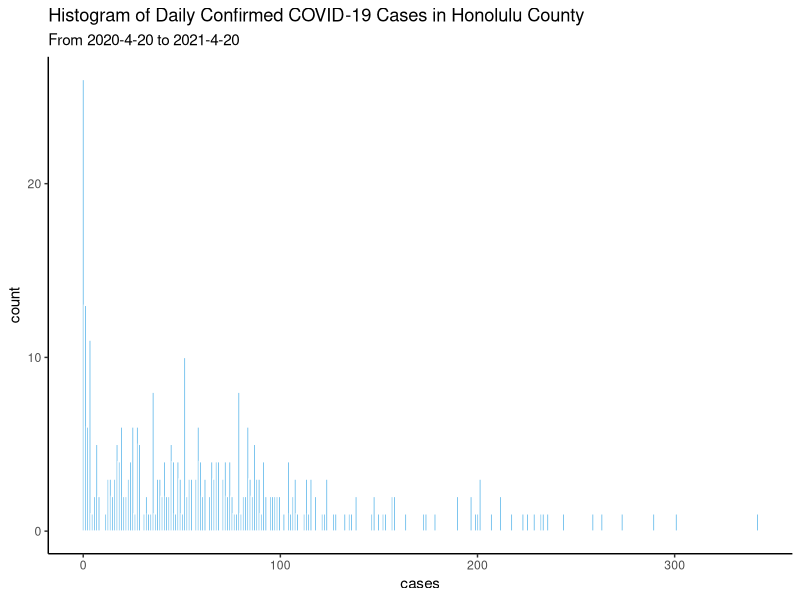

Reproduce this figure in R. (Note: this script raises an error after producing the figure.)
"
  Data 512A Project Part4 - Regression Analysis
  Andy Wang, 12/10/2022
  
  In this R code, the detaied model fitting and model selection are displayed
  and the code are fully documented
    
"

### set work directory and load packages
setwd('C:/Users/Qcwan')
library(tidyverse)
library(ggplot2)
library(MASS)
library(pscl)
library(lmtest)

### data Loading

# load daily confired cases data
Honolulu <- read_csv("Honolulu_dataset.csv",show_col_types = FALSE)

# load daily passenger arrivals data
Honolulu_tourist <- read_csv("Honolulu_dataset_tourist.csv",show_col_types = FALSE)


### EDA

# Using the ggplot library to plot the distribution of daily confired cases data
p<- ggplot(Honolulu, aes(x=daily_confirm_cases)) +
  geom_histogram(bins=300, color="white", fill="#56B4E9") + 
  theme_classic() + 
  ggtitle("Histogram of Daily Confirmed COVID-19 Cases in Honolulu County",
          subtitle = "From 2020-4-20 to 2021-4-20") +
  xlab("cases")


### Model fitting for daily confired cases data

# fit poisson regression, and display model summary
m1 <- glm(daily_confirm_cases ~ .- date, family = "poisson", data = Honolulu)
summary(m1)

# fit negative binomial regression, and display model summary
m2  <- glm.nb(daily_confirm_cases ~ .- date,data = Honolulu)
summary(m2)

# fit zero-inflated negative binomial regression, and display model summary
m3 <-zeroinfl(daily_confirm_cases ~ .- date - stringency_index, data = Honolulu, dist = "negbin")
summary(m3)


### Model Selection for daily confired cases data

# calculate AIC score for the three models
AIC(m1,m2,m3)

# conducted log-likelyhood test for each pairs of models
lrtest(m1,m2)
lrtest(m2,m3)


### Model fitting for daily passenger arrivals data

# fit poisson regression, and display model summary
m4 <- glm(tourist ~ .- date - daily_confirm_cases, family = "poisson",data = Honolulu_tourist)
summary(m1)

# fit negative binomial regression, and display model summary
m5  <- glm.nb(tourist ~ .- date - daily_confirm_cases,data = Honolulu_tourist)
summary(m2)

# fit zero-inflated negative binomial regression, and display model summary
m6 <-zeroinfl(tourist ~ .- date - daily_confirm_cases,data = Honolulu_tourist, dist = "negbin")
summary(m3)


### Model Selection for daily confired cases data

# calculate AIC score for the three models
AIC(m4,m5,m6)

# conducted log-likelyhood test for each pairs of models
lrtest(m4,m5)
lrtest(m5,m6)
             
